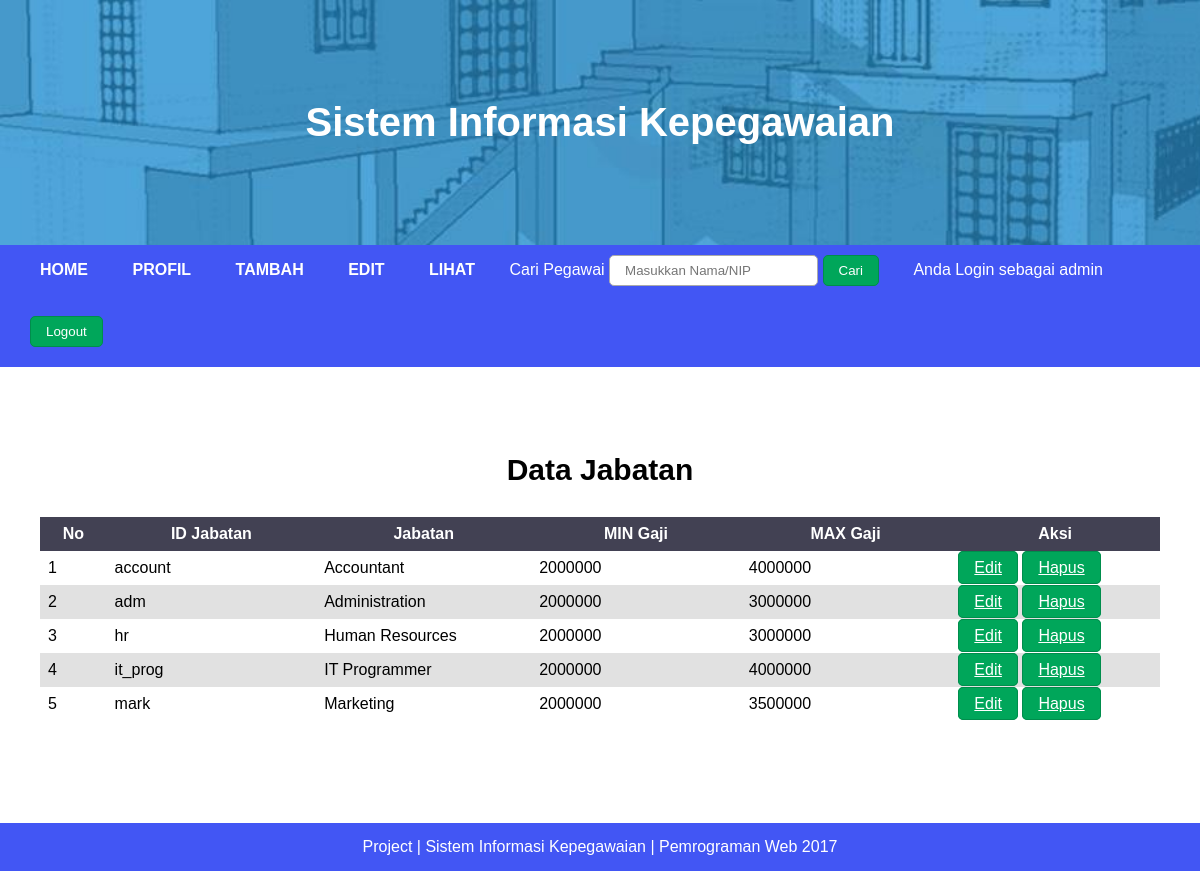
Page /tampil_jabatan.php (signed in) on the committed database.
### tables this page shows
CREATE TABLE `jabatan` (
  `id_jabatan` varchar(10) NOT NULL,
  `jabatan` varchar(100) NOT NULL,
  `min_gaji` int(20) NOT NULL,
  `max_gaji` int(20) NOT NULL
);

### tampil_jabatan.php (the view, shortened to what this page needs)
<?php
	$query = mysql_query("SELECT * FROM jabatan");
?>
<!DOCTYPE html>
<html>
<head>
	<link rel="stylesheet" type="text/css" href="css/style.css">
</head>
<body>
	<div class="container">
		<header>
			<h1>Sistem Informasi Kepegawaian</h1>
		</header>
		<nav id="navbar">
			<ul>
				<li><a href="admin.php">HOME</a></li>
				<li><a href="profil_admin.php">PROFIL</a></li>
				<li>
					<a href="#" class="dropdown-slide1">TAMBAH</a>
				</li>
				<li>
					<a href="#" class="dropdown-slide2">EDIT</a>
				</li>
				<li>
					<a href="#" class="dropdown-slide3">LIHAT</a>
				</li>
				<li>
					<form method="post" action="tampil_pegawai_cari_admin.php">
						<label>Cari Pegawai</label>
						<input type="text" name="cari" placeholder="Masukkan Nama/NIP" required>
						<button id="btn-submit">Cari</button>
					</form>
				</li>
				<span style="color: white; margin-left:10px;">Anda Login sebagai <?php echo $_SESSION['admin']; ?></span>
				<li>
					<form>
						<input type="button" value="Logout" id="btn-submit" onclick="window.location = 'proses/logout_admin.php';"/>
					</form>
				</li>
			</ul>
		</nav>
		<section class="middle">
			<section class="content">
			<h1 class="font" align="center">Data Jabatan</h1>
				<table id="table">
					<thead>
						<tr>
							<th width="3%">No</th>
							<th width="10%">ID Jabatan</th>
							<th width="10%">Jabatan</th>
							<th width="10%">MIN Gaji</th>
							<th width="10%">MAX Gaji</th>
							<th width="10%">Aksi</th>
						</tr>
					</thead>
					<tbody>
						<?php
							$i = 1;
							while($jabatan = mysql_fetch_array($query))
							{ ?>
								<tr>
									<td><?=$i; ?></td>
									<td><?=	$jabatan['id_jabatan']?></td>
									<td><?=	$jabatan['jabatan']?></td>
									<td><?=	$jabatan['min_gaji']?></td>
									<td><?=	$jabatan['max_gaji']?></td>
									<td>
									<a id="btn-submit" href="form_edit_jabatan.php?id_jabatan=<?php echo $jabatan['id_jabatan']; ?>">Edit</a>
									<a id="btn-submit" href="proses/hapus_jabatan.php?id_jabatan=<?php echo $jabatan['id_jabatan']; ?> " onclick="return klikHapus();">Hapus</a>
									</td>
								</tr>
								<?php $i++;
							}
						?>
					</tbody>
				</table>
			</section>
		</section>
		<footer>
			<p>Project | Sistem Informasi Kepegawaian | Pemrograman Web 2017</p>
		</footer>
	</div>
</body>
</html>

### css/style.css (style rules this page uses)
* { box-sizing: border-box; }
html, body { margin: 0; font-family: Arial; }
.container { margin: auto; }
header { scale: stretch; background: url("../images/header.jpg"); background-size: 130%; padding: 100px; }
header h1 { margin: 0; text-align: center; font-size: 40px; color: white; }
.font { font-family: arial; font-size: 30px; font-style: inherit; }
#navbar { background: #4256f4; }
#navbar ul { margin-left: 20px; margin-top: 0px; padding: 0; text-align: left; }
#navbar li { list-style: none; position: relative; display: inline-block; }
#navbar li a { display: block; padding: 10px 20px; color: #fff; font-weight: bold; text-decoration: none; transition: .5s; background: #4256f4; }
#navbar form { color: #fff; padding: 10px 20px 20px 10px; }
section.middle { background: white; padding: 20px; }
section.content { display: block; overflow: hidden; min-height: 50vh; padding: 20px; background: #fff; }
#btn-submit { padding: 7px 15px; background: #00a65a; border-radius: 5px; border: 1px solid #008d4c; color: #fff; }
table { border-collapse: collapse; }
td { text-align: left; padding: 8px; }
tr:nth-child(even) { background-color: rgb(225,225,225); }
th { text-align: center; padding: 8px; background-color: #424153; color: white; }
#table { border-collapse: collapse; width: 100%; }
form label { width: 150px; padding-top: 7px; }
form input { display: inline-block; overflow: hidden; padding: 7px 15px; border-radius: 5px; border: 1px solid #aaa; }
footer { text-align: center; background: #4256f4; color: white; }
footer p { margin: 0; padding: 15px; }

### rows in the picture
jabatan: id_jabatan "account", jabatan "Accountant", min_gaji "2000000", max_gaji "4000000"
jabatan: id_jabatan "adm", jabatan "Administration", min_gaji "2000000", max_gaji "3000000"
jabatan: id_jabatan "hr", jabatan "Human Resources", min_gaji "2000000", max_gaji "3000000"
jabatan: id_jabatan "it_prog", jabatan "IT Programmer", min_gaji "2000000", max_gaji "4000000"
jabatan: id_jabatan "mark", jabatan "Marketing", min_gaji "2000000", max_gaji "3500000"

### other values in the picture
$_SESSION['admin'] "admin"
